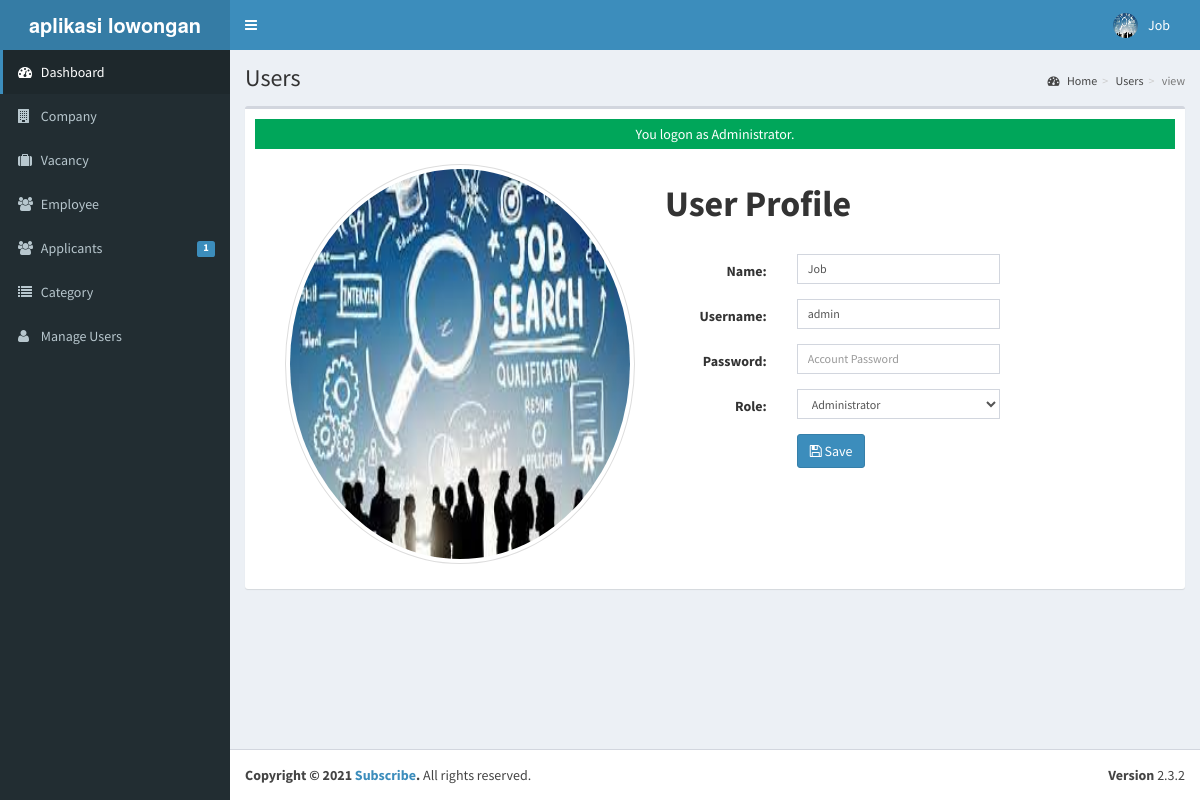
Page /admin/user/index.php?view=view&id=00018 (signed in) on the committed database.
### tables this page shows
CREATE TABLE `tblusers` (
  `USERID` varchar(30) NOT NULL,
  `FULLNAME` varchar(40) NOT NULL,
  `USERNAME` varchar(90) NOT NULL,
  `PASS` varchar(90) NOT NULL,
  `ROLE` varchar(30) NOT NULL,
  `PICLOCATION` varchar(255) NOT NULL
);

### admin/user/index.php (called while the page is built, shortened)
<?php
require_once("../../include/initialize.php");
 $title="Users";
require_once ("../theme/templates.php");
?>

### include/database.php (called while the page is built, shortened)
<?php
class Database {
	var $sql_string = '';
	private $conn;
	public function open_connection() {
		$this->conn = mysqli_connect(server,user,pass);
		if(!$this->conn){
			echo "Problem in database connection! Contact administrator!";
			exit();
		}else{
			$db_select = mysqli_select_db($this->conn,database_name);
		}
	}
	function setQuery($sql='') {
		$this->sql_string=$sql;
	}
	function executeQuery() {
		$result = mysqli_query($this->conn,$this->sql_string);
		return $result;
	}
	private function confirm_query($result) {
		return $result;
	}
	function loadSingleResult() {
		$cur = $this->executeQuery();
		while ($row = mysqli_fetch_object($cur)) {
		return $data = $row;
		}
	}
}
$mydb = new Database();
?>

### include/accounts.php (called while the page is built, shortened)
<?php
require_once(LIB_PATH.DS.'database.php');
class User {
	protected static  $tblname = "tblusers";
	function single_user($id=""){
			global $mydb;
			$mydb->setQuery("SELECT * FROM ".self::$tblname."
				Where USERID= '{$id}' LIMIT 1");
			$cur = $mydb->loadSingleResult();
			return $cur;
	}
}
?>

### include/function.php (called while the page is built, shortened)
<?php
function currentpage(){
		$this_page = $_SERVER['SCRIPT_NAME'];
	    $bits = explode('/',$this_page);
		 return $bits[3];
	}
		?>

### admin/user/view.php (the view, shortened to what this page needs)
<?php
  @$USERID = $_SESSION['ADMIN_USERID'];
  $user = New User();
  $singleuser = $user->single_user($USERID);
  ?>
<div class="container">
<div class="panel-body inf-content">
    <div class="row">
        <div class="col-md-4">
         <a  data-target="#myModal" data-toggle="modal" href="" title="Click here to Change Image." >
            <img alt="" style="width:500px; height:400px;>"
             title="" class="img-circle img-thumbnail isTooltip" src="<?php echo web_root.'admin/user/'. $singleuser->PICLOCATION;?>" data-original-title="Usuario">
         </a>
        </div>
        <div class="col-md-6">
            <h1><strong>User Profile</strong></h1><br>
             <form class="form-horizontal span6" action="controller.php?action=edit&view=" method="POST">
                  <div class="form-group">
                    <div class="col-md-8">
                      <label class="col-md-4 control-label" for=
                      "U_NAME">Name:</label>
                      <div class="col-md-8">
                         <input class="form-control input-sm" id="U_NAME" name="U_NAME" placeholder=
                            "Account Name" type="text" value="<?php echo $singleuser->FULLNAME; ?>">
                      </div>
                    </div>
                  </div>
                  <div class="form-group">
                    <div class="col-md-8">
                      <label class="col-md-4 control-label" for=
                      "U_USERNAME">Username:</label>
                      <div class="col-md-8">
                         <input class="form-control input-sm" id="U_USERNAME" name="U_USERNAME" placeholder=
                            "Email Address" type="text" value="<?php echo $singleuser->USERNAME; ?>">
                      </div>
                    </div>
                  </div>
                  <div class="form-group">
                    <div class="col-md-8">
                      <label class="col-md-4 control-label" for=
                      "U_PASS">Password:</label>
                      <div class="col-md-8">
                         <input class="form-control input-sm" id="U_PASS" name="U_PASS" placeholder=
                            "Account Password" type="Password" value="" required>
                      </div>
                    </div>
                  </div>
                  <div class="form-group">
                    <div class="col-md-8">
                      <label class="col-md-4 control-label" for=
                      "U_ROLE">Role:</label>
                      <div class="col-md-8">
                       <select class="form-control input-sm" name="U_ROLE" id="U_ROLE">
                          <option value="Administrator"  <?php echo ($singleuser->ROLE=='Administrator') ? 'selected="true"': '' ; ?>>Administrator</option>
                        </select>
                      </div>
                    </div>
                  </div>
             <div class="form-group">
                    <div class="col-md-8">
                      <label class="col-md-4 control-label" for=
                      "idno"></label>
                      <div class="col-md-8">
                         <button class="btn btn-primary " name="save" type="submit" ><span class="fa fa-save fw-fa"></span> Save</button>
                      </div>
                    </div>
                  </div>
        </form>
        </div>
    </div>
</div>
</div>

### admin/theme/templates.php (shortened to what this page needs)
<!DOCTYPE html>
<html>
    <head>
        <link rel="stylesheet" href="<?php echo web_root;?>bootstrap/css/bootstrap.min.css">
        <link rel="stylesheet" href="<?php echo web_root;?>plugins/font-awesome/css/font-awesome.min.css">
        <link rel="stylesheet" href="<?php echo web_root;?>dist/css/AdminLTE.min.css">
        <link rel="stylesheet" href="<?php echo web_root;?>dist/css/skins/_all-skins.min.css">
        <link rel="stylesheet" href="<?php echo web_root;?>plugins/iCheck/flat/blue.css">
        <link rel="stylesheet" href="<?php echo web_root;?>plugins/morris/morris.css">
        <link rel="stylesheet" href="<?php echo web_root;?>plugins/jvectormap/jquery-jvectormap-1.2.2.css">
        <link href="<?php echo web_root; ?>plugins/datepicker/bootstrap-datetimepicker.min.css" rel="stylesheet" media="screen">
        <link rel="stylesheet" href="<?php echo web_root;?>plugins/dataTables/jquery.dataTables.min.css">
        <link rel="stylesheet" href="<?php echo web_root;?>plugins/bootstrap-wysihtml5/bootstrap3-wysihtml5.min.css">
    </head>
 <body class="hold-transition skin-blue fixed sidebar-mini">
<div class="wrapper">
  <header class="main-header">
    <a href="<?php echo web_root;?>/admin/" class="logo">
      <span class="logo-lg"><b>aplikasi lowongan pekerjaan</b></span>
    </a>
    <nav class="navbar navbar-static-top" role="navigation">
      <a href="#" class="sidebar-toggle" data-toggle="offcanvas" role="button">
      </a>
      <div class="navbar-custom-menu">
        <ul class="nav navbar-nav">
          <?php
              $user = New User();
              $singleuser = $user->single_user($_SESSION['ADMIN_USERID']);
          ?>
          <li class="dropdown user user-menu" style="padding-right: 15px;"  >
            <a href="#" class="dropdown-toggle" data-toggle="dropdown">
              <img src="<?php echo web_root.'admin/user/'. $singleuser->PICLOCATION;?>" class="user-image" alt="User Image">
              <span class="hidden-xs"><?php echo $singleuser->FULLNAME; ?></span>
            </a>
          </li>
        </ul>
      </div>
    </nav>
  </header>
  <aside class="main-sidebar">
    <section class="sidebar">
      <ul class="sidebar-menu">
        <li  class="<?php echo (currentpage() == 'index.php') ? "active" : false;?>" >
          <a href="<?php echo web_root ;?>admin/">
            <i class="fa fa-dashboard"></i> <span>Dashboard</span>
          </a>
        </li>
        <li class="<?php echo (currentpage() == 'company') ? "active" : false;?>" >
          <a href="<?php echo web_root ;?>admin/company/">
            <i class="fa fa-building"></i> <span>Company</span>
          </a>
        </li>
        <li class="<?php echo (currentpage() == 'vacancy') ? "active" : false;?>" >
          <a href="<?php echo web_root ;?>admin/vacancy/">
            <i class="fa fa-suitcase"></i> <span>Vacancy</span>
          </a>
        </li>
        <li class="<?php echo (currentpage() == 'employee') ? "active" : false;?>" >
          <a href="<?php echo web_root ;?>admin/employee/">
            <i class="fa fa-users"></i> <span>Employee</span>
          </a>
        </li>
        <li class="<?php echo (currentpage() == 'applicants') ? "active" : false;?>" >
          <a href="<?php echo web_root ;?>admin/applicants/">
            <i class="fa fa-users"></i> <span>Applicants</span>
            <span class="label label-primary pull-right">
              <?php
                $sql = "SELECT count(*) as 'APPL' FROM `tbljobregistration` WHERE `PENDINGAPPLICATION`=1";
                $mydb->setQuery($sql);
                $pending = $mydb->loadSingleResult();
                echo $pending->APPL;
              ?>
            </span>
          </a>
        </li>
        <li class="<?php echo (currentpage() == 'category') ? "active" : false;?>" >
          <a href="<?php echo web_root ;?>admin/category/">
            <i class="fa fa-list"></i> <span>Category</span>
          </a>
        </li>
         <li class="<?php echo (currentpage() == 'user') ? "active" : false;?>">
          <a href="<?php echo web_root; ?>admin/user/">
            <i class="fa fa-user"></i> <span>Manage Users</span> </a>
        </li>
      </ul>
    </section>
  </aside>
  <div class="content-wrapper">
  <section class="content-header">
      <h1>
        <?php echo isset($title) ? $title : ''; ?>
      </h1>
      <ol class="breadcrumb">
        <?php
          if ($title!='Home') {
            $active_title = '';
            if (isset($_GET['view'])) {
              $active_title = '<li class='.$active_title.'><a href="index.php">'.$title.'</a></li>';
            }else{
              $active_title = '<li class='.$active_title.'>'.$title.'</li>';
            }
            echo '<li><a href='.web_root.'admin/><i class="fa fa-dashboard"></i> Home</a></li>';
            echo  $active_title;
            echo  isset($_GET['view']) ? '<li class="active">'.$_GET['view'].'</li>' : '';
          }
        ?>
      </ol>
    </section>
         <section class="content">
          <div class="row">
            <div class="col-xs-12">
              <div class="box">
                <div class="box-body">
              <?php
               require_once $content;
               ?>
             </div>
             </div>
           </div>
         </div>
         </section>
 </div>
  <footer class="main-footer">
    <div class="pull-right hidden-xs">
      <b>Version</b> 2.3.2
    </div>
    <strong>Copyright &copy; 2021 <a href="#">Subscribe</a>.</strong> All rights
    reserved.
  </footer>
    </body>
</html>

### rows in the picture
tblusers: PICLOCATION (picture), FULLNAME "Job", U_NAME "Job", U_USERNAME "admin", U_ROLE "Administrator"

### other values in the picture
$pending->APPL "1"
$title "Users"
$_GET['view'] "view"
$_SESSION['message'] "You logon as Administrator."
